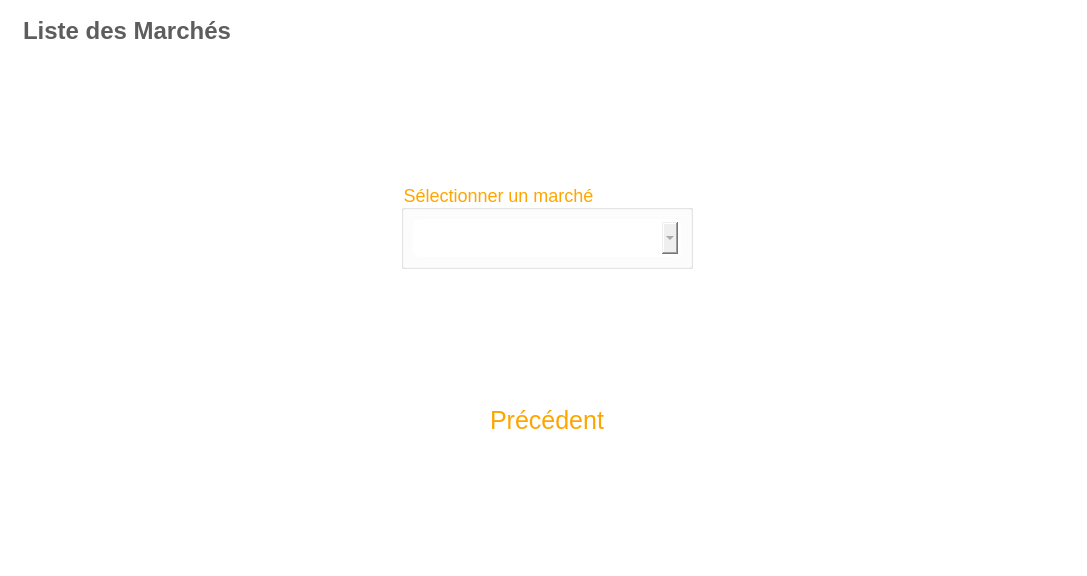
<?xml version="1.0" encoding="UTF-8"?>
<ui version="4.0">
 <class>marcheListe</class>
 <widget class="QWidget" name="marcheListe">
  <property name="geometry">
   <rect>
    <x>0</x>
    <y>0</y>
    <width>1087</width>
    <height>576</height>
   </rect>
  </property>
  <property name="windowTitle">
   <string>Form</string>
  </property>
  <property name="styleSheet">
   <string notr="true">#subTitle{
background-color: transparent;
border-width: 3px;
border-color: white;
border-style: solid;
border-radius: 7;
padding: 3px;
font-size: 15px;
padding-left: 5px;
padding-right: 5px;
}


#marcheListe{
background-color: transparent;
}


QPushButton {
color: orange;
background-color: white;
border-width: 1px;
border-color: white;
border-style: solid;
border-radius: 7;
padding: 3px;
font-size: 25px;
padding-left: 5px;
padding-right: 5px;
min-width: 280px;
max-width: 350px;
min-height: 25px;
max-height: 35px;
}

#marchListe{
color:grey;
border-width: 3px;
border-color: white;
border-style: solid;
border-radius: 7;
padding: 3px;
font-size: 20px;
padding-left: 5px;
padding-right: 5px;
}

#groupBox{
color:orange;
font-size: 18px;
}

</string>
  </property>
  <layout class="QGridLayout" name="gridLayout_2">
   <item row="0" column="0">
    <layout class="QGridLayout" name="gridLayout">
     <item row="3" column="1">
      <spacer name="verticalSpacer_2">
       <property name="orientation">
        <enum>Qt::Vertical</enum>
       </property>
       <property name="sizeHint" stdset="0">
        <size>
         <width>20</width>
         <height>40</height>
        </size>
       </property>
      </spacer>
     </item>
     <item row="0" column="0">
      <widget class="QLabel" name="subTitle">
       <property name="text">
        <string>&lt;html&gt;&lt;head/&gt;&lt;body&gt;&lt;p&gt;&lt;span style=&quot; font-size:18pt; font-weight:600; color:#5d5d5d;&quot;&gt;Liste des Marchés&lt;/span&gt;&lt;/p&gt;&lt;/body&gt;&lt;/html&gt;</string>
       </property>
      </widget>
     </item>
     <item row="5" column="0">
      <spacer name="horizontalSpacer">
       <property name="orientation">
        <enum>Qt::Horizontal</enum>
       </property>
       <property name="sizeHint" stdset="0">
        <size>
         <width>40</width>
         <height>20</height>
        </size>
       </property>
      </spacer>
     </item>
     <item row="5" column="4">
      <spacer name="horizontalSpacer_2">
       <property name="orientation">
        <enum>Qt::Horizontal</enum>
       </property>
       <property name="sizeHint" stdset="0">
        <size>
         <width>40</width>
         <height>20</height>
        </size>
       </property>
      </spacer>
     </item>
     <item row="6" column="1">
      <spacer name="verticalSpacer">
       <property name="orientation">
        <enum>Qt::Vertical</enum>
       </property>
       <property name="sizeHint" stdset="0">
        <size>
         <width>20</width>
         <height>40</height>
        </size>
       </property>
      </spacer>
     </item>
     <item row="1" column="1">
      <spacer name="verticalSpacer_3">
       <property name="orientation">
        <enum>Qt::Vertical</enum>
       </property>
       <property name="sizeHint" stdset="0">
        <size>
         <width>20</width>
         <height>40</height>
        </size>
       </property>
      </spacer>
     </item>
     <item row="2" column="1">
      <widget class="QGroupBox" name="groupBox">
       <property name="title">
        <string>Sélectionner un marché</string>
       </property>
       <layout class="QVBoxLayout" name="verticalLayout">
        <item>
         <widget class="QComboBox" name="marchListe"/>
        </item>
       </layout>
      </widget>
     </item>
     <item row="5" column="1">
      <layout class="QHBoxLayout" name="horizontalLayout_2">
       <item>
        <widget class="QPushButton" name="precBouton">
         <property name="text">
          <string>Précédent</string>
         </property>
        </widget>
       </item>
      </layout>
     </item>
    </layout>
   </item>
  </layout>
 </widget>
 <resources/>
 <connections/>
</ui>
